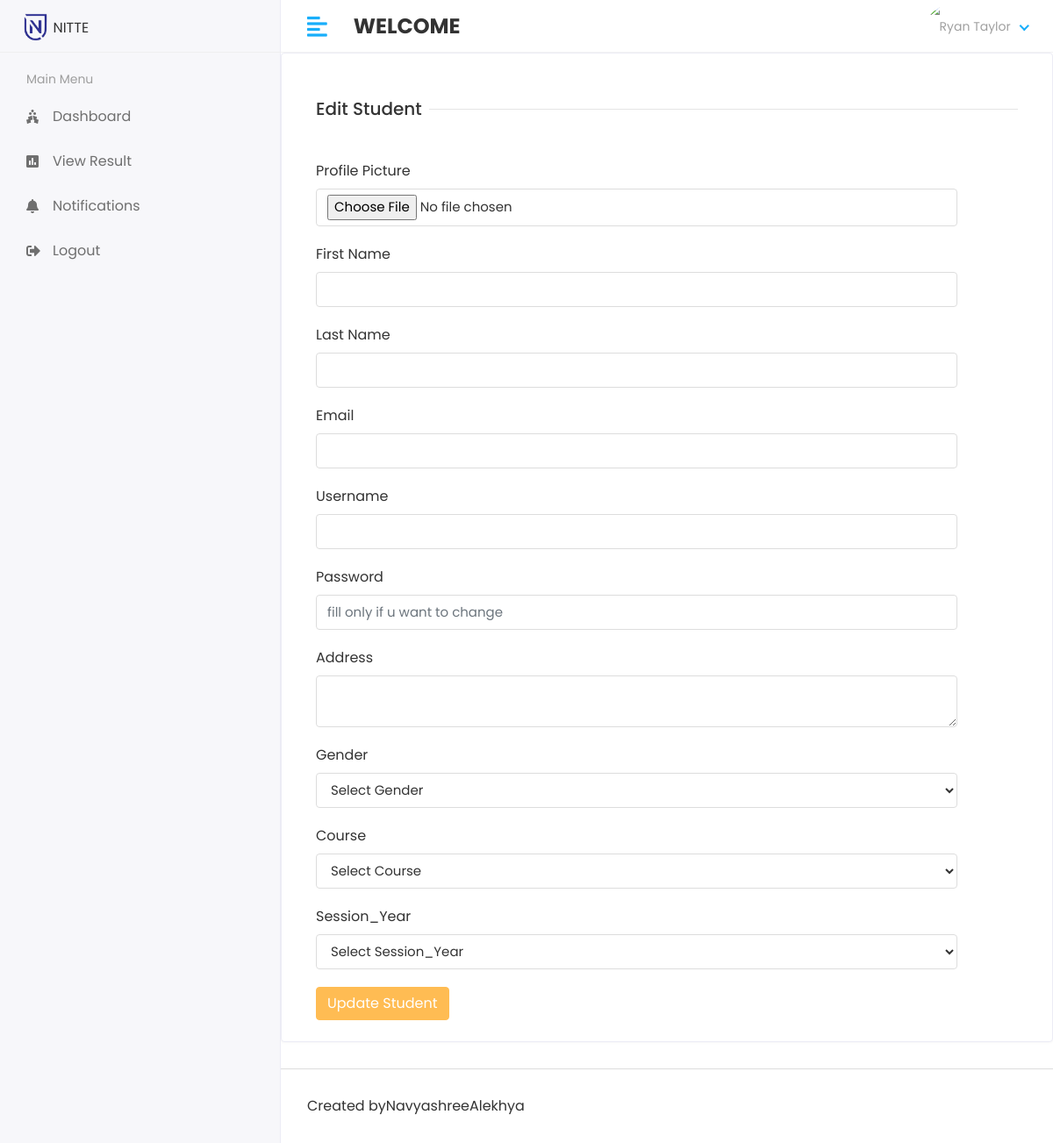
Before: /HOD/Student/Edit/3 with the older database file.
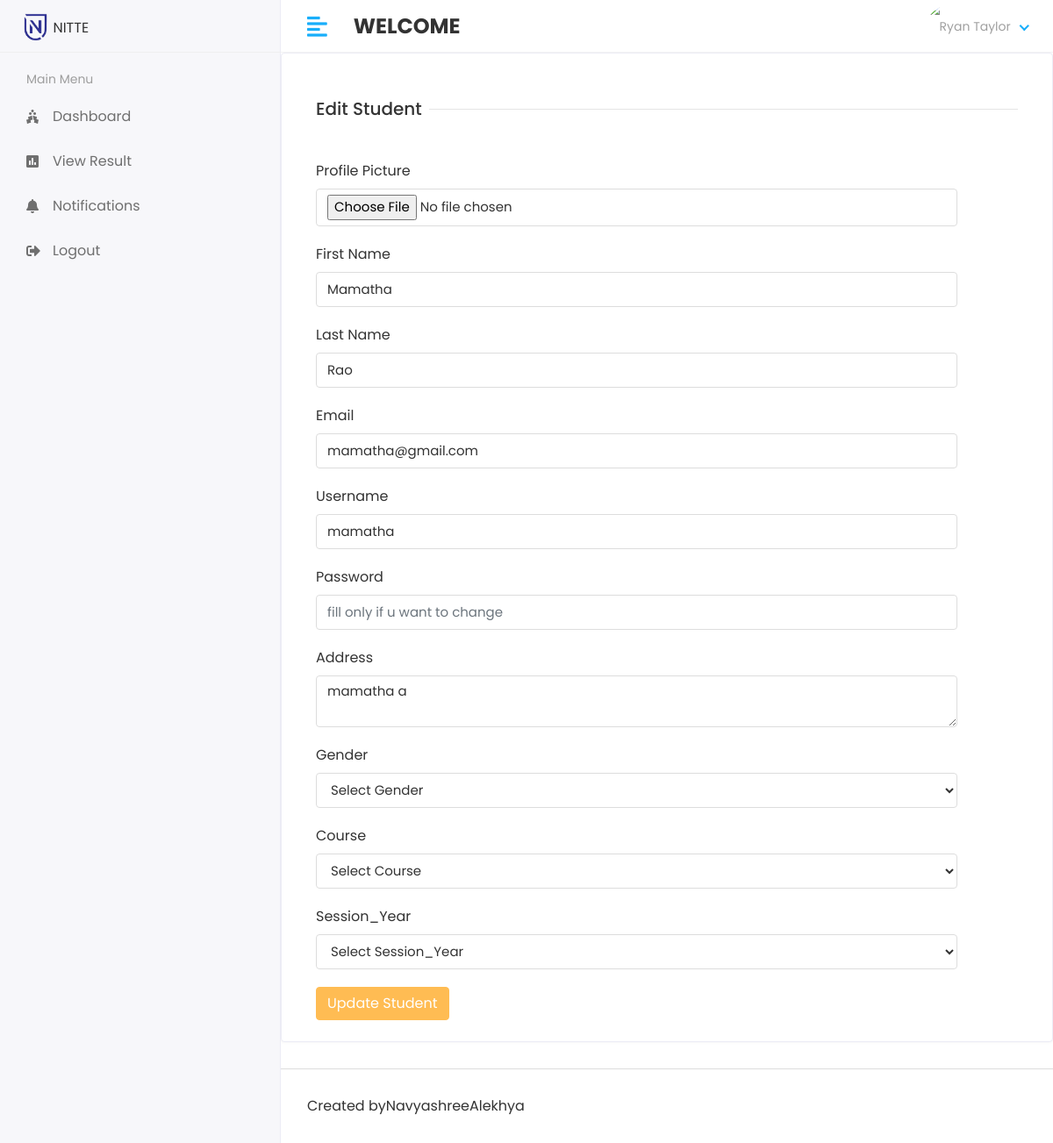
After: the same page with the newer database file.
### app/models.py (models this page shows, shortened)
class Student(models.Model):
    admin=models.OneToOneField(CustomUser,on_delete=models.CASCADE)
    address = models.TextField()
    gender = models.CharField(max_length=100)
    course_id = models.ForeignKey(Course,on_delete=models.DO_NOTHING)
    session_id = models.ForeignKey(Session_Year,on_delete=models.DO_NOTHING)
    created_at=models.DateTimeField(auto_now_add=True)
    updated_at=models.DateTimeField(auto_now=True)

class CustomUser(AbstractUser):
    USER = (
        (1,'HOD'),
        (2,'STAFF'),
        (3,'STUDENT'),
    )
    user_type = models.CharField(choices=USER,max_length=50,default=1)
    profile_pic=models.ImageField(upload_to='media/profile_pic')

### student_management_system/HODviews.py (the view)
# urls.py: path('HOD/Student/Edit/<str:id>',HODviews.EDIT_STUDENT,name='edit_student'),
def EDIT_STUDENT(request,id):
    student=Student.objects.filter(id = id)
    course=Course.objects.all()
    session_year=Session_Year.objects.all()
    context={
        'student':student,
        'course':course,
        'session_year':session_year,
    }
    return render(request,'HOD/edit_student.html/',context)

### templates/HOD/edit_student.html (shortened to what this page needs)
{% extends "base.html" %}
{% block content %}
<div class="row">
    <div class="col-sm-12">
       <div class="card">
          <div class="card-body">
             <form method="POST" action="{% url "update_student" %}" enctype="multipart/form-data">
                <br>
                   <div class="col-12">
                      <h5 class="form-title"><span>Edit Student</span></h5>
                   </div>
                   <br>
                   <div class="col-sm-11">
                      <div class="form-group">
                         <label>Profile Picture</label>
                         <input type="file" class="form-control" name="profile_pict" >
                      </div>
                   </div>
                   <div class="col-sm-11">
                      <div class="form-group">
                         <label>First Name</label>
                         <input type="text" class="form-control" name="fname" value="{% for i in student  %}{{i.admin.first_name}}{% endfor %}" >
                      </div>
                   </div>
                   <div class="col-sm-11">
                      <div class="form-group">
                         <label>Last Name</label>
                         <input type="text" class="form-control" name="lname" value="{% for i in student  %}{{i.admin.last_name}}{% endfor %}"   >
                      </div>
                   </div>
                   <div class="col-sm-11">
                      <div class="form-group">
                         <label>Email</label>
                         <input type="Email" class="form-control"  name="email" value="{% for i in student  %}{{i.admin.email}}{% endfor %}"   >
                      </div>
                   </div>
                   <div class="col-sm-11">
                      <div class="form-group">
                         <label>Username</label>
                         <input type="text" class="form-control"  name="username" value="{% for i in student  %}{{i.admin.username}}{% endfor %}"  >
                      </div>
                   </div>
                   <div class="col-sm-11">
                      <div class="form-group">
                         <label>Password</label>
                         <input type="password" class="form-control"  name="password" placeholder="fill only if u want to change" >
                      </div>
                   </div>
                   <div class="col-sm-11">
                      <div class="form-group">
                         <label>Address</label>
                         <textarea class="form-control" name="address"  >{% for i in student  %}{{i.address}}{% endfor %}</textarea>
                      </div>
                   </div>
                   <div class="col-sm-11">
                      <div class="form-group">
                         <label>Gender</label>
                         <select class="form-control" name="gender" >
                            <option>Select Gender</option>
                         </select>
                      </div>
                   </div>
                   <div class="col-sm-11">
                      <div class="form-group">
                         <label>Course</label>
                         <select class="form-control" name="course_id" >
                            <option>Select Course</option>
                         </select>
                      </div>
                   </div>
                   <div class="col-sm-11">
                      <div class="form-group">
                         <label>Session_Year</label>
                         <select class="form-control" name="session_year_id" >
                            <option>Select Session_Year</option>
                         </select>
                      </div>
                   </div>
                <div class="col-12">
                    <button type="submit" class="btn btn-primary">Update Student</button>
            </div>
            </form>
        </div>
    </div>
    </div>
</div>
{% endblock content %}

Changed rows visible on the page:
added Student: fname "Mamatha", lname "Rao", email "mamatha@gmail.com", username "mamatha", address "mamatha a"
